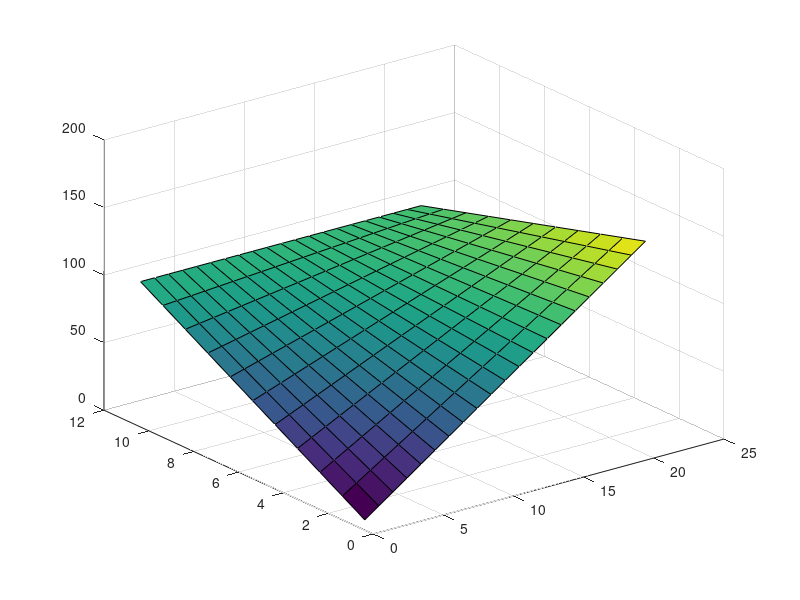

Here is the MATLAB script that generated this plot:
clear; close all; clc;

tnow = datestr(now,30);
N = 10000;

% Vectors.
x = [0:0.001:0.02];
y = [0:0.001:0.01];
y = fliplr(y);  % To start from top.
y = y';         % y as a column vector.

% Initial temperatures.
BCT1 = 0;
BCT2 = 150;
BCT3 = 100;
BCT4 = 100;

% Temperature matrix.
T = zeros(size(y,1), size(x,2));
E = zeros(N,1);
T = T + 100;    % Initial T distribution.

% Applying BC at the borders.
T(1,:) = linspace(BCT1,BCT2,size(x,2));
T(end,:) = linspace(BCT3,BCT4,size(x,2));
T(:,1) = linspace(BCT1,BCT3,size(y,1));
T(:,end) = linspace(BCT2,BCT4,size(y,1));

% Creating the buffer matrix.
TT = T;
it = 1;         % Iteration counter.
E_act = 1;

while E_act > 1e-12
    % Break if iteration limit reached.
    if it > N
        STOP = 'Iteration limit reached!';
        break
    end
    
    % Loop over the internal nodes.
    for n=2:size(T,2)-1
        for m=2:size(T,1)-1
            TT(m,n) = 0.25*(T(m+1,n)+T(m-1,n)+T(m,n+1)+T(m,n-1));
        end
    end
    
    % Error calculation.
    E(it) = max(max(abs(T-TT)));
    E_act = E(it);
    
    % Prepare for next iteration.
    T = TT;
    it = it + 1;
end

surf(T);